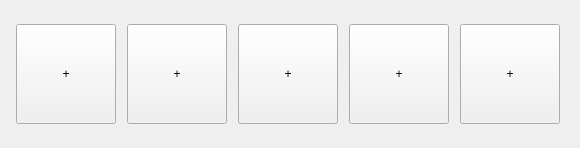
                   <widget class="QWidget" name="scrollAreaWidgetContents_8">
                    <property name="geometry">
                     <rect>
                      <x>0</x>
                      <y>0</y>
                      <width>580</width>
                      <height>148</height>
                     </rect>
                    </property>
                    <layout class="QHBoxLayout" name="horizontalLayout_27">
                     <item>
                      <widget class="QPushButton" name="product_Image1_pushButton">
                       <property name="minimumSize">
                        <size>
                         <width>100</width>
                         <height>100</height>
                        </size>
                       </property>
                       <property name="maximumSize">
                        <size>
                         <width>100</width>
                         <height>100</height>
                        </size>
                       </property>
                       <property name="styleSheet">
                        <string notr="true">QPushButton {
	color:rgb(0, 0, 0);
	background-color:rgb(240, 240, 240);
	border:0xp;
}

QPushButton:hover {
	background-color: rgb(245, 245, 245);
}

QPushButton:pressed {
	background-color: rgb(235, 235, 235);
}</string>
                       </property>
                       <property name="text">
                        <string>+</string>
                       </property>
                       <property name="iconSize">
                        <size>
                         <width>100</width>
                         <height>100</height>
                        </size>
                       </property>
                      </widget>
                     </item>
                     <item>
                      <widget class="QPushButton" name="product_Image2_pushButton">
                       <property name="minimumSize">
                        <size>
                         <width>100</width>
                         <height>100</height>
                        </size>
                       </property>
                       <property name="maximumSize">
                        <size>
                         <width>100</width>
                         <height>100</height>
                        </size>
                       </property>
                       <property name="styleSheet">
                        <string notr="true">QPushButton {
	color:rgb(0, 0, 0);
	background-color:rgb(240, 240, 240);
	border:0xp;
}

QPushButton:hover {
	background-color: rgb(245, 245, 245);
}

QPushButton:pressed {
	background-color: rgb(235, 235, 235);
}</string>
                       </property>
                       <property name="text">
                        <string>+</string>
                       </property>
                       <property name="iconSize">
                        <size>
                         <width>100</width>
                         <height>100</height>
                        </size>
                       </property>
                      </widget>
                     </item>
                     <item>
                      <widget class="QPushButton" name="product_Image3_pushButton">
                       <property name="minimumSize">
                        <size>
                         <width>100</width>
                         <height>100</height>
                        </size>
                       </property>
                       <property name="maximumSize">
                        <size>
                         <width>100</width>
                         <height>100</height>
                        </size>
                       </property>
                       <property name="styleSheet">
                        <string notr="true">QPushButton {
	color:rgb(0, 0, 0);
	background-color:rgb(240, 240, 240);
	border:0xp;
}

QPushButton:hover {
	background-color: rgb(245, 245, 245);
}

QPushButton:pressed {
	background-color: rgb(235, 235, 235);
}</string>
                       </property>
                       <property name="text">
                        <string>+</string>
                       </property>
                       <property name="iconSize">
                        <size>
                         <width>100</width>
                         <height>100</height>
                        </size>
                       </property>
                      </widget>
                     </item>
                     <item>
                      <widget class="QPushButton" name="product_Image4_pushButton">
                       <property name="minimumSize">
                        <size>
                         <width>100</width>
                         <height>100</height>
                        </size>
                       </property>
                       <property name="maximumSize">
                        <size>
                         <width>100</width>
                         <height>100</height>
                        </size>
                       </property>
                       <property name="styleSheet">
                        <string notr="true">QPushButton {
	color:rgb(0, 0, 0);
	background-color:rgb(240, 240, 240);
	border:0xp;
}

QPushButton:hover {
	background-color: rgb(245, 245, 245);
}

QPushButton:pressed {
	background-color: rgb(235, 235, 235);
}</string>
                       </property>
                       <property name="text">
                        <string>+</string>
                       </property>
                       <property name="iconSize">
                        <size>
                         <width>100</width>
                         <height>100</height>
                        </size>
                       </property>
                      </widget>
                     </item>
                     <item>
                      <widget class="QPushButton" name="product_Image5_pushButton">
                       <property name="minimumSize">
                        <size>
                         <width>100</width>
                         <height>100</height>
                        </size>
                       </property>
                       <property name="maximumSize">
                        <size>
                         <width>100</width>
                         <height>100</height>
                        </size>
                       </property>
                       <property name="styleSheet">
                        <string notr="true">QPushButton {
	color:rgb(0, 0, 0);
	background-color:rgb(240, 240, 240);
	border:0xp;
}

QPushButton:hover {
	background-color: rgb(245, 245, 245);
}

QPushButton:pressed {
	background-color: rgb(235, 235, 235);
}</string>
                       </property>
                       <property name="text">
                        <string>+</string>
                       </property>
                       <property name="iconSize">
                        <size>
                         <width>100</width>
                         <height>100</height>
                        </size>
                       </property>
                      </widget>
                     </item>
                    </layout>
                   </widget>
